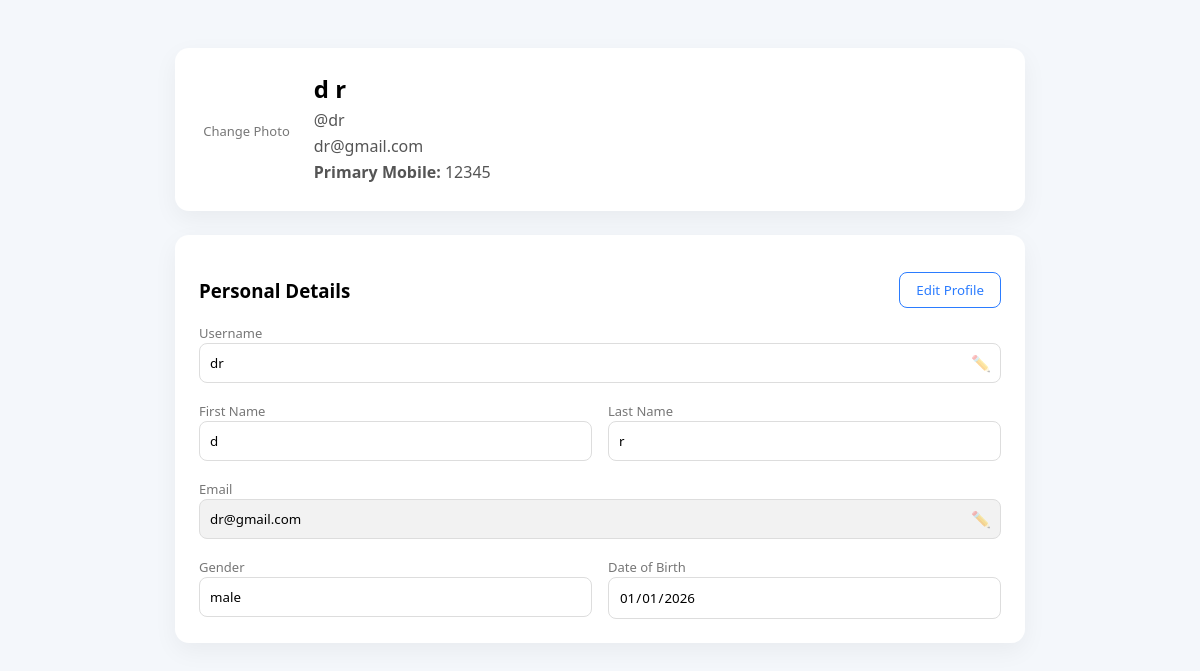
The app's page /profile/ (signed in), older data.
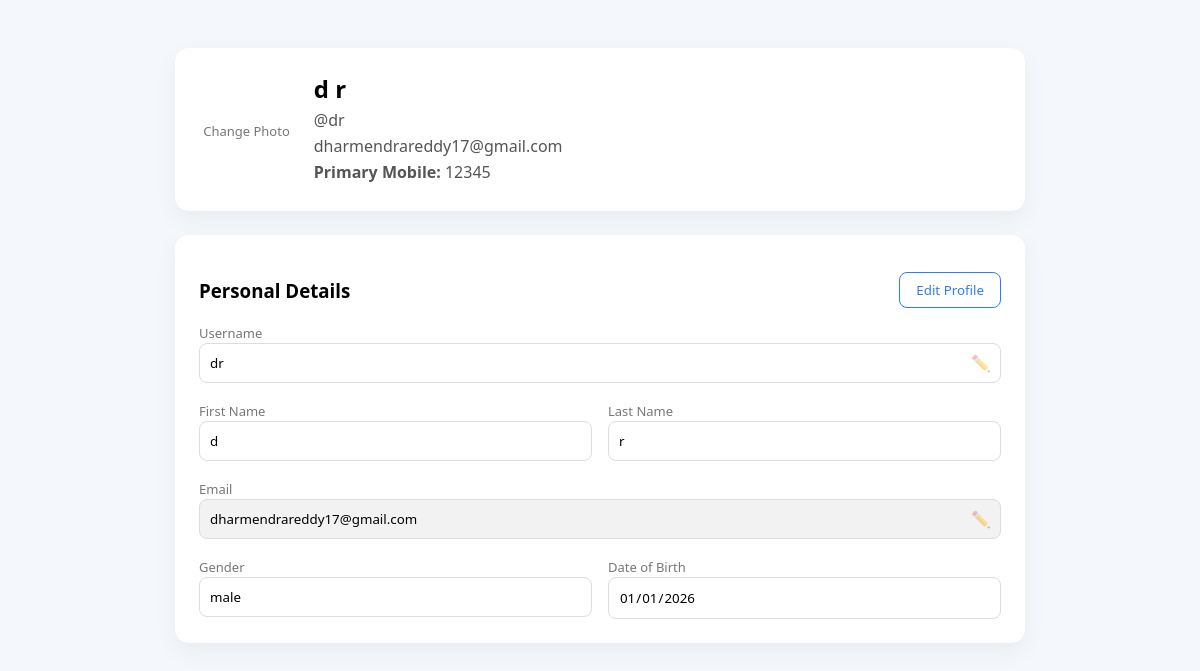
The same page, newer data.
### delivery/models.py (models this page shows, shortened)
class User(models.Model):
    username = models.CharField(max_length=150, unique=True)
    first_name = models.CharField(max_length=30)
    last_name = models.CharField(max_length=30)
    password = models.CharField(max_length=128)
    email = models.EmailField(unique=True)
    mobile = models.CharField(max_length=15)
    address = models.TextField()

### delivery/views.py (the view)
# urls.py: path("profile/", views.profile_view, name="profile"),
def profile_view(request):
    username = request.session.get("username")
    if not username:
        return redirect("signin")
    user = User.objects.get(username=username)
    profile, created = UserProfile.objects.get_or_create(user=user)
    extra_mobiles = user.extra_mobiles.all()
    extra_addresses = user.extra_addresses.all()
    return render(request, "profile.html", {
        "user": user,
        "profile": profile,
        "extra_mobiles": extra_mobiles,
        "extra_addresses": extra_addresses,
    })

### delivery/context_processors.py (called while the page is built)
def cart_count_processor(request):
    cart_count = 0
    username = request.session.get("username")
    if username:
        cart = Cart.objects.filter(username=username).first()
        if cart:
            cart_count = (
                CartItem.objects
                .filter(cart=cart)
                .aggregate(total=Sum("quantity"))["total"]
                or 0
            )
    return {
        "cart_count": cart_count
    }

### delivery/templates/profile.html (shortened to what this page needs)
<!DOCTYPE html>
<html lang="en">
<head>
    {% load static %}
    <link rel="stylesheet" href="{% static 'css/profile.css' %}">
</head>
<body>
<div class="profile-page">
<div class="card profile-header">
    <form method="POST" action="{% url 'update_profile_photo' %}" enctype="multipart/form-data">
        <div class="avatar-box">
            <label class="upload-btn">
                Change Photo
            </label>
        </div>
    </form>
    <div class="profile-info">
        <h2>{{ user.first_name }} {{ user.last_name }}</h2>
        <p class="username">@{{ user.username }}</p>
        <p>{{ user.email }}</p>
        <p><strong>Primary Mobile:</strong> {{ user.mobile }}</p>
    </div>
</div>
<div class="card">
    <div class="card-header">
        <h3>Personal Details</h3>
        <button type="button" class="btn-outline" onclick="enableProfileEdit()">
            Edit Profile
        </button>
    </div>
    <form method="POST" action="{% url 'update_profile' %}" id="profileForm">
        <div class="form-grid">
            <div class="full email-edit-box">
                <label>Username</label>
                <div class="email-display">
                    <input name="username" id="usernameInput"
                           value="{{ user.username }}" readonly>
                    <span class="edit-icon disabled"
                          id="usernamePen"
                          onclick="openUsernamePopup()">✏️</span>
                </div>
            </div>
            <div>
                <label>First Name</label>
                <input name="first_name" value="{{ user.first_name }}" readonly>
            </div>
            <div>
                <label>Last Name</label>
                <input name="last_name" value="{{ user.last_name }}" readonly>
            </div>
            <div class="full email-edit-box">
                <label>Email</label>
                <div class="email-display">
                    <input type="email" name="email" id="emailInput" value="{{ user.email }}" readonly class="readonly">
                    <span class="edit-icon disabled"
                          id="emailPen"
                          onclick="openEmailPopup()">✏️</span>
                </div>
            </div>
            <div>
                <label>Gender</label>
                <input name="gender" value="{{ profile.gender|default:'' }}" readonly>
            </div>
            <div>
                <label>Date of Birth</label>
                <input type="date" name="date_of_birth"
                       value="{{ profile.date_of_birth|date:'Y-m-d' }}" readonly>
            </div>
        </div>
    </form>
</div>
</div>
</body>
</html>

Row changes from the older to the newer data that the page shows:
changed User "dr": email "dr@gmail.com" → "dharmendrareddy17@gmail.com"
